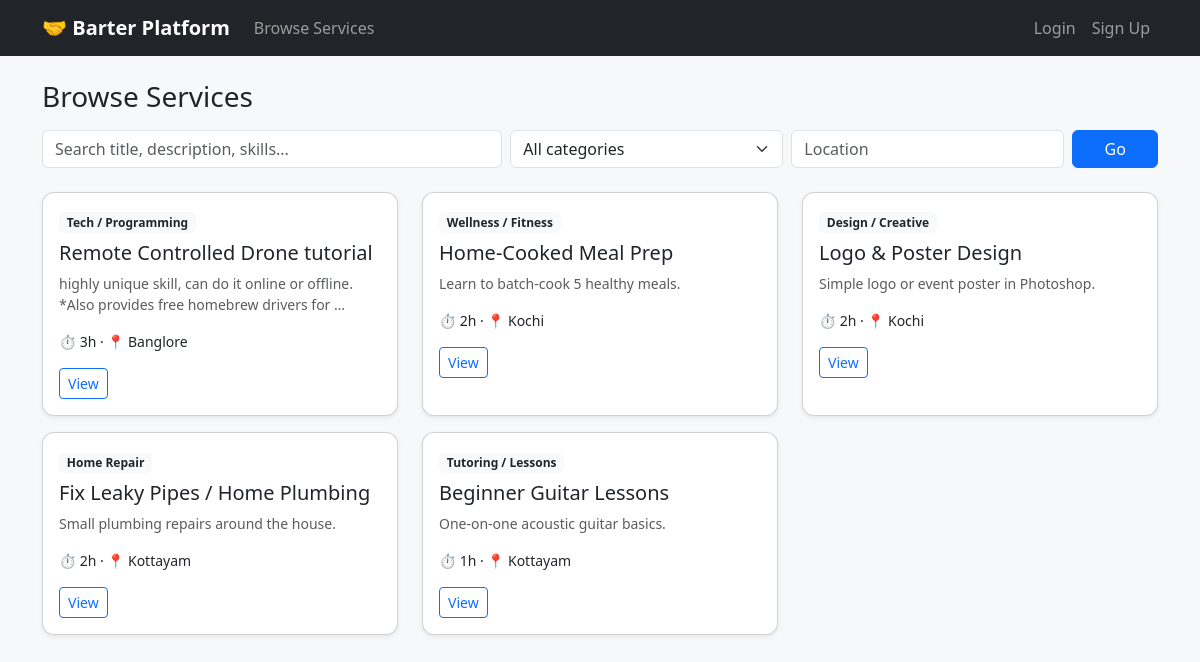
/listings/, run on the app's committed database.
### core/models.py (models this page shows, shortened)
class ServiceListing(models.Model):
    CATEGORY_CHOICES = [
        ("tutoring", "Tutoring / Lessons"),
        ("repair", "Home Repair"),
        ("design", "Design / Creative"),
        ("tech", "Tech / Programming"),
        ("wellness", "Wellness / Fitness"),
        ("other", "Other"),
    ]
    user = models.ForeignKey(settings.AUTH_USER_MODEL, on_delete=models.CASCADE, related_name="listings")
    title = models.CharField(max_length=150)
    description = models.TextField()
    category = models.CharField(max_length=20, choices=CATEGORY_CHOICES, default="other")
    skills = models.CharField(
        max_length=255, help_text="Comma-separated keywords used for matching, e.g. guitar, music theory"
    )
    duration_hours = models.PositiveIntegerField(default=1, help_text="Typical length of one session, in hours")
    location = models.CharField(max_length=120, blank=True)
    is_active = models.BooleanField(default=True)
    created_at = models.DateTimeField(auto_now_add=True)
    class Meta:
        ordering = ["-created_at"]

### core/views.py (the view)
# urls.py: path("listings/", views.listing_list, name="listing_list"),
def listing_list(request):
    listings = ServiceListing.objects.filter(is_active=True)
    query = request.GET.get("q", "").strip()
    category = request.GET.get("category", "").strip()
    location = request.GET.get("location", "").strip()
    if query:
        listings = listings.filter(
            Q(title__icontains=query) | Q(description__icontains=query) | Q(skills__icontains=query)
        )
    if category:
        listings = listings.filter(category=category)
    if location:
        listings = listings.filter(location__icontains=location)
    return render(request, "core/listing_list.html", {
        "listings": listings, "query": query, "category": category, "location": location,
        "categories": ServiceListing.CATEGORY_CHOICES,
    })

### core/templates/core/listing_list.html (shortened to what this page needs)
{% extends "core/base.html" %}
{% block content %}
<h3 class="mb-3">Browse Services</h3>
<form method="get" class="row g-2 mb-4">
    <div class="col-md-5">
        <input type="text" name="q" value="{{ query }}" class="form-control" placeholder="Search title, description, skills...">
    </div>
    <div class="col-md-3">
        <select name="category" class="form-select">
            <option value="">All categories</option>
        </select>
    </div>
    <div class="col-md-3">
        <input type="text" name="location" value="{{ location }}" class="form-control" placeholder="Location">
    </div>
    <div class="col-md-1">
        <button class="btn btn-primary w-100" type="submit">Go</button>
    </div>
</form>
<div class="row">
    {% for listing in listings %}
    <div class="col-md-4 mb-3">
        <div class="card h-100 shadow-sm">
            <div class="card-body">
                <span class="badge bg-light text-dark mb-2">{{ listing.get_category_display }}</span>
                <h5>{{ listing.title }}</h5>
                <p class="text-muted small">{{ listing.description|truncatewords:15 }}</p>
                <p class="small">⏱ {{ listing.duration_hours }}h · 📍 {{ listing.location|default:"anywhere" }}</p>
                <a href="{% url 'listing_detail' listing.pk %}" class="btn btn-sm btn-outline-primary">View</a>
            </div>
        </div>
    </div>
    {% empty %}
    <p class="text-muted">No listings match your search.</p>
    {% endfor %}
</div>
{% endblock %}

### core/templates/core/base.html (style rules this page uses)
body { background: #f7f8fa; }
.card { border-radius: 12px; }

### data on the page
ServiceListing: category "Tech / Programming", title "Remote Controlled Drone tutorial", description "highly unique skill, can do it online or offline. *Also provides free homebrew drivers for …", duration_hours "3", location "Banglore"
ServiceListing: category "Wellness / Fitness", title "Home-Cooked Meal Prep", description "Learn to batch-cook 5 healthy meals.", duration_hours "2", location "Kochi"
ServiceListing: category "Design / Creative", title "Logo & Poster Design", description "Simple logo or event poster in Photoshop.", duration_hours "2", location "Kochi"
ServiceListing: category "Home Repair", title "Fix Leaky Pipes / Home Plumbing", description "Small plumbing repairs around the house.", duration_hours "2", location "Kottayam"
ServiceListing: category "Tutoring / Lessons", title "Beginner Guitar Lessons", description "One-on-one acoustic guitar basics.", duration_hours "1", location "Kottayam"
